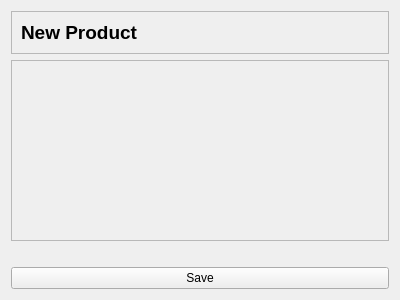
<?xml version="1.0" encoding="UTF-8"?>
<ui version="4.0">
 <class>Form</class>
 <widget class="QWidget" name="Form">
  <property name="geometry">
   <rect>
    <x>0</x>
    <y>0</y>
    <width>400</width>
    <height>300</height>
   </rect>
  </property>
  <property name="windowTitle">
   <string>Form</string>
  </property>
  <layout class="QVBoxLayout" name="verticalLayout">
   <item>
    <widget class="QFrame" name="frame">
     <property name="styleSheet">
      <string notr="true"/>
     </property>
     <property name="frameShape">
      <enum>QFrame::StyledPanel</enum>
     </property>
     <property name="frameShadow">
      <enum>QFrame::Raised</enum>
     </property>
     <layout class="QHBoxLayout" name="horizontalLayout">
      <item>
       <widget class="QLabel" name="titleLabel">
        <property name="font">
         <font>
          <pointsize>14</pointsize>
          <weight>75</weight>
          <bold>true</bold>
         </font>
        </property>
        <property name="text">
         <string>New Product</string>
        </property>
       </widget>
      </item>
     </layout>
    </widget>
   </item>
   <item>
    <widget class="QScrollArea" name="scrollArea">
     <property name="enabled">
      <bool>true</bool>
     </property>
     <property name="styleSheet">
      <string notr="true"/>
     </property>
     <property name="widgetResizable">
      <bool>true</bool>
     </property>
     <widget class="QWidget" name="scrollAreaWidgetContents">
      <property name="geometry">
       <rect>
        <x>0</x>
        <y>0</y>
        <width>380</width>
        <height>171</height>
       </rect>
      </property>
      <layout class="QVBoxLayout" name="scrollLayout"/>
     </widget>
    </widget>
   </item>
   <item>
    <widget class="QLabel" name="progressLabel">
     <property name="styleSheet">
      <string notr="true">color:green;</string>
     </property>
     <property name="text">
      <string/>
     </property>
     <property name="alignment">
      <set>Qt::AlignCenter</set>
     </property>
    </widget>
   </item>
   <item>
    <widget class="QPushButton" name="submitButton">
     <property name="text">
      <string>Save</string>
     </property>
    </widget>
   </item>
  </layout>
 </widget>
 <resources/>
 <connections/>
</ui>
